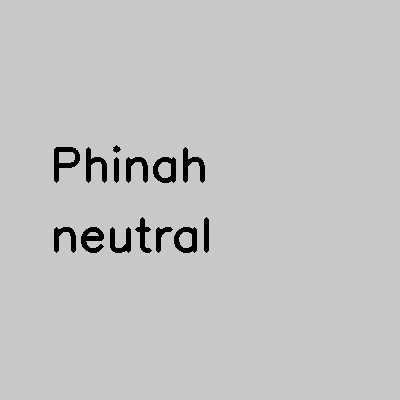
#> input picture Images/Phinah_neutral.jpg, 400 x 400 px
$ jupyter execute image_pipeline.ipynb
#> lines starting #> are read from the running program, lines starting #| are printed output that depends on the picture
# Image Processing Pipeline

Complete pipeline for facial image processing, augmentation, and feature extraction

[cell 1]
# Install required packages if not already installed
# Run this cell first if you get ModuleNotFoundError
import sys
import subprocess

def install_package(package):
    """Install a package using pip"""
    subprocess.check_call([sys.executable, "-m", "pip", "install", "--break-system-packages", package])

# List of required packages
required_packages = [
    "opencv-python",
    "numpy",
    "pandas",
    "matplotlib",
    "Pillow",
    "scikit-image",
    "scikit-learn"
]

# Check and install missing packages
missing_packages = []
for package in required_packages:
    try:
        pkg_name = package.replace("-", "_") if "-" in package else package
        __import__(pkg_name)
        print(f"✓ {package} is already installed")
    except ImportError:
        print(f"✗ {package} is missing - installing...")
        missing_packages.append(package)

if missing_packages:
    print(f"\nInstalling {len(missing_packages)} missing packages...")
    for package in missing_packages:
        try:
            install_package(package)
            print(f"✓ Successfully installed {package}")
        except Exception as e:
            print(f"✗ Failed to install {package}: {e}")
    print("\n✓ Installation complete! Please restart the kernel and run cells again.")
else:
    print("\n✓ All required packages are installed!")

[cell 2]
# Import the necessary libraries
import cv2
import numpy as np
import pandas as pd
from PIL import Image
import matplotlib.pyplot as plt
from pathlib import Path
import warnings
warnings.filterwarnings('ignore')

[cell 3]
# Configuration - Updated for local project structure
BASE_DIR = Path("Images")
AUG_DIR = BASE_DIR / "augmented"

# Create directories if they don't exist
BASE_DIR.mkdir(parents=True, exist_ok=True)
AUG_DIR.mkdir(parents=True, exist_ok=True)

# Define team members
team_members = ['Phinah', 'Sage', 'Ayomide', 'Carine']
expressions = ['neutral', 'smile', 'surprised']

# List available image files
image_files = []
for member in team_members:
    for expr in expressions:
        img_path = BASE_DIR / f"{member}_{expr}.jpg"
        if img_path.exists():
            image_files.append(img_path)

print(f"Found {len(image_files)} image files in {BASE_DIR}")
for img in image_files[:6]:  # Show first 6
    print(f"  - {img.name}")

## Image Loading and Display

[cell 4]
# Load and display a sample image
def load_image(image_path):
    """Load image from file"""
    img = cv2.imread(str(image_path))
    if img is None:
        raise ValueError(f"Could not load image: {image_path}")
    return cv2.cvtColor(img, cv2.COLOR_BGR2RGB)

# Example: Load Phinah's neutral image
sample_path = BASE_DIR / "Phinah_neutral.jpg"
if sample_path.exists():
    img = load_image(sample_path)
#> in load_image, img is the input picture: shape (400, 400, 3); min 0, max 208, mean 195.4
    plt.figure(figsize=(8, 8))
    plt.imshow(img)
    plt.title(f"Sample Image: {sample_path.name}")
    plt.axis('off')
    plt.show()
    print(f"Image shape: {img.shape}")
#| Image shape: (400, 400, 3)
else:
    print(f"Sample image not found: {sample_path}")

## Image Augmentation

[cell 5]
# Augmentation functions

def augment_rotation(image, angle=15):
    """Rotate image by specified angle"""
    height, width = image.shape[:2]
    center = (width // 2, height // 2)
    matrix = cv2.getRotationMatrix2D(center, angle, 1.0)
    rotated = cv2.warpAffine(image, matrix, (width, height))
    return rotated

def augment_flip(image, flip_code=1):
    """Flip image (0=vertical, 1=horizontal, -1=both)"""
    return cv2.flip(image, flip_code)

def augment_grayscale(image):
    """Convert to grayscale"""
    if len(image.shape) == 3:
        return cv2.cvtColor(image, cv2.COLOR_RGB2GRAY)
    return image

def augment_brightness(image, factor=1.5):
    """Adjust brightness"""
    bright = image.astype(np.float32) * factor
    bright = np.clip(bright, 0, 255).astype(np.uint8)
    return bright

def augment_noise(image, noise_level=25):
    """Add noise to image"""
    noise = np.random.randint(-noise_level, noise_level, image.shape, dtype=np.int16)
    noisy = image.astype(np.int16) + noise
    noisy = np.clip(noisy, 0, 255).astype(np.uint8)
    return noisy

print("✓ Augmentation functions defined")

[cell 6]
# Apply augmentations to a sample image
sample_path = BASE_DIR / "Phinah_neutral.jpg"
if sample_path.exists():
    original = load_image(sample_path)

    # Apply augmentations
    rotated = augment_rotation(original, angle=15)
#> in augment_rotation, `rotated = cv2.warpAffine(image, matrix, (width, height))`:
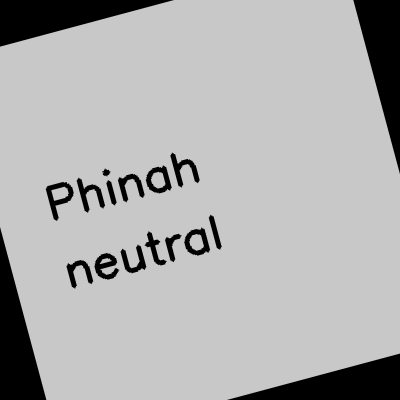
#> rotated: shape (400, 400, 3); min 0, max 205, mean 175.2
    flipped = augment_flip(original)
#> in augment_flip, `return cv2.flip(image, flip_code)`:
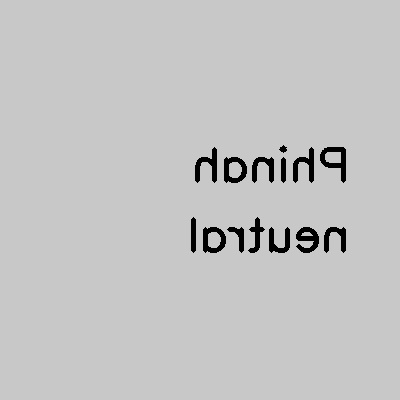
#> returned value: shape (400, 400, 3); min 0, max 208, mean 195.4
    grayscale = augment_grayscale(original)
    bright = augment_brightness(original, factor=1.3)
#> in augment_brightness, `bright = image.astype(np.float32) * factor`:
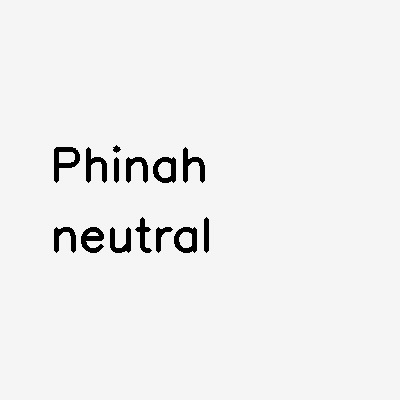
#> bright: shape (400, 400, 3) float32; min 0, max 270.4, mean 254; drawn with min black and max white
    noisy = augment_noise(original, noise_level=20)
#> in augment_noise, `noisy = image.astype(np.int16) + noise`:
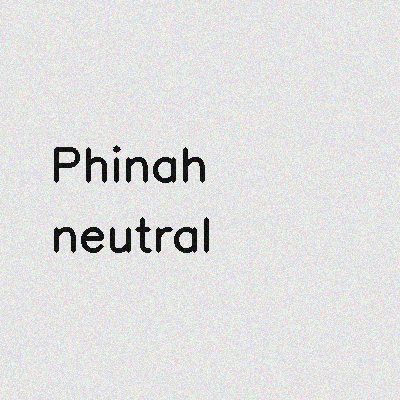
#> noisy: shape (400, 400, 3) int16; mean R, G, B 194.9, 194.8, 194.9; drawn with min black and max white

    # Display all versions
    fig, axes = plt.subplots(2, 3, figsize=(15, 10))
    axes[0, 0].imshow(original)
    axes[0, 0].set_title('Original')
    axes[0, 0].axis('off')

    axes[0, 1].imshow(rotated)
    axes[0, 1].set_title('Rotated (15°)')
    axes[0, 1].axis('off')

    axes[0, 2].imshow(flipped)
    axes[0, 2].set_title('Flipped')
    axes[0, 2].axis('off')

    axes[1, 0].imshow(grayscale, cmap='gray')
    axes[1, 0].set_title('Grayscale')
    axes[1, 0].axis('off')

    axes[1, 1].imshow(bright)
    axes[1, 1].set_title('Brightness Adjusted')
    axes[1, 1].axis('off')

    axes[1, 2].imshow(noisy)
    axes[1, 2].set_title('Noisy')
    axes[1, 2].axis('off')

    plt.tight_layout()
    plt.savefig('sample_images_display.png', dpi=150, bbox_inches='tight')
    plt.show()
    print("Display saved as 'sample_images_display.png'")

## Feature Extraction

[cell 7]
# Feature extraction functions
from skimage.feature import hog, local_binary_pattern

def extract_histogram_features(image):
    """Extract histogram features for each channel"""
    if len(image.shape) == 2:
        # Grayscale image
        hist = cv2.calcHist([image], [0], None, [256], [0, 256])
        return hist.flatten()
    else:
        # Color image - extract for each channel
        features = []
        for i in range(3):
            hist = cv2.calcHist([image], [i], None, [256], [0, 256])
            features.extend(hist.flatten())
        return np.array(features)

def extract_hog_features(image):
    """Extract HOG (Histogram of Oriented Gradients) features"""
    if len(image.shape) == 3:
        gray = cv2.cvtColor(image, cv2.COLOR_RGB2GRAY)
    else:
        gray = image

    # Resize to standard size for HOG
    gray_resized = cv2.resize(gray, (128, 128))

    # Extract HOG features
    features = hog(gray_resized, orientations=9, pixels_per_cell=(8, 8),
                   cells_per_block=(2, 2), feature_vector=True)
    return features

def extract_lbp_features(image, radius=3, n_points=24):
    """Extract LBP (Local Binary Pattern) features"""
    if len(image.shape) == 3:
        gray = cv2.cvtColor(image, cv2.COLOR_RGB2GRAY)
    else:
        gray = image

    # Extract LBP
    lbp = local_binary_pattern(gray, n_points, radius, method='uniform')

    # Calculate histogram
    hist, _ = np.histogram(lbp.ravel(), bins=n_points + 2, range=(0, n_points + 2))
    hist = hist.astype(float)
    hist /= (hist.sum() + 1e-7)  # Normalize

    return hist

def extract_color_moments(image):
    """Extract color moments (mean, std, skewness) for each channel"""
    if len(image.shape) == 2:
        image = image[:, :, np.newaxis]

    features = []
    for i in range(3):
        channel = image[:, :, i].flatten()
        mean = np.mean(channel)
        std = np.std(channel)
        skewness = np.mean(((channel - mean) / (std + 1e-7)) ** 3)
        features.extend([mean, std, skewness])

    return np.array(features)

print("✓ Feature extraction functions defined")

[cell 8]
# Extract features from a sample image
sample_path = BASE_DIR / "Phinah_neutral.jpg"
if sample_path.exists():
    img = load_image(sample_path)

    hist_features = extract_histogram_features(img)
#> after the loop in extract_histogram_features, `for i in range(3):`: features = 768 values, max 152105 at index 200, min 0 at index 9, mean 625
#> hist_features has the same summary as features in extract_histogram_features
    hog_features = extract_hog_features(img)
#> in extract_hog_features, `features = hog(gray_resized, orientations=9, pixels_per_cell=(8, 8), c..`: features = 8100 values, max 0.734 at index 5148, min 0 at index 0, mean 0.0236
#> hog_features has the same summary as features in extract_hog_features
    lbp_features = extract_lbp_features(img)
#> in extract_lbp_features, `lbp = local_binary_pattern(gray, n_points, radius, method='uniform')`:
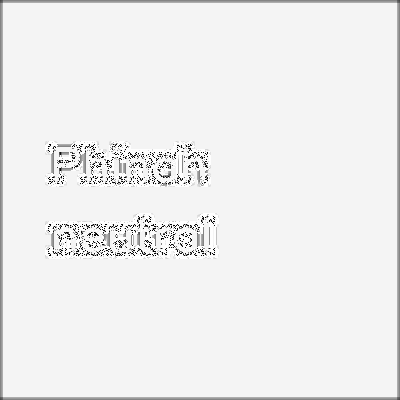
#> lbp: shape (400, 400) float64; min 0, max 25, mean 23.5; drawn with min black and max white
#> in extract_lbp_features, `hist, _ = np.histogram(lbp.ravel(), bins=n_points + 2, range=(0, n_poi..`: hist = 26 values, max 144907 at index 24, min 3 at index 5, mean 6153.8
#> in extract_lbp_features, `hist /= (hist.sum() + 1e-7)`: hist = 26 values, max 0.906 at index 24, min 1.87e-05 at index 5, mean 0.0385
#> lbp_features has the same summary as hist in extract_lbp_features
    color_moments = extract_color_moments(img)
#> after the loop in extract_color_moments, `for i in range(3):`: features = [195.4, 30.04, -6.33, 195.4, 30.04, -6.33, 195.4, 30.04, -6.33]
#> color_moments has the same summary as features in extract_color_moments

    print(f"Histogram features: {len(hist_features)} dimensions")
#| Histogram features: 768 dimensions
    print(f"HOG features: {len(hog_features)} dimensions")
#| HOG features: 8100 dimensions
    print(f"LBP features: {len(lbp_features)} dimensions")
#| LBP features: 26 dimensions
    print(f"Color moments: {len(color_moments)} dimensions")
#| Color moments: 9 dimensions
    print(f"\nTotal features: {len(hist_features) + len(hog_features) + len(lbp_features) + len(color_moments)}")
#| Total features: 8903

## Process All Images and Extract Features

[cell 9]
# Process all team member images
def process_member_images(member_name, expressions=['neutral', 'smile', 'surprised']):
    """Process all images for a team member"""
    features_list = []

    for expression in expressions:
        img_path = BASE_DIR / f"{member_name}_{expression}.jpg"

        if not img_path.exists():
            print(f"Warning: Image for {member_name} {expression} not found, skipping...")
            continue

        # Load original image
        original = load_image(img_path)

        # Apply augmentations
        rotated = augment_rotation(original, angle=15)
        flipped = augment_flip(original)
        grayscale = augment_grayscale(original)
        bright = augment_brightness(original, factor=1.3)
        noisy = augment_noise(original, noise_level=20)

        # Save augmented images
        aug_dir = AUG_DIR / member_name
        aug_dir.mkdir(parents=True, exist_ok=True)

        cv2.imwrite(str(aug_dir / f"{expression}_rotated.jpg"),
                   cv2.cvtColor(rotated, cv2.COLOR_RGB2BGR))
        cv2.imwrite(str(aug_dir / f"{expression}_flipped.jpg"),
                   cv2.cvtColor(flipped, cv2.COLOR_RGB2BGR))
        cv2.imwrite(str(aug_dir / f"{expression}_grayscale.jpg"), grayscale)
        cv2.imwrite(str(aug_dir / f"{expression}_bright.jpg"),
                   cv2.cvtColor(bright, cv2.COLOR_RGB2BGR))
        cv2.imwrite(str(aug_dir / f"{expression}_noisy.jpg"),
                   cv2.cvtColor(noisy, cv2.COLOR_RGB2BGR))

        # Process all versions (original + augmented)
        versions = [
            ('original', original),
            ('rotated', rotated),
            ('flipped', flipped),
            ('grayscale', cv2.cvtColor(grayscale, cv2.COLOR_GRAY2RGB) if len(grayscale.shape) == 2 else grayscale),
            ('bright', bright),
            ('noisy', noisy)
        ]

        for aug_type, img in versions:
            # Extract features
            hist_features = extract_histogram_features(img)
            hog_features = extract_hog_features(img)
            lbp_features = extract_lbp_features(img)
            color_moments = extract_color_moments(img)

            # Create feature dictionary
            feature_dict = {
                'member_name': member_name,
                'expression': expression,
                'augmentation': aug_type,
                'image_path': str(img_path)
            }

            # Add histogram features (reduced for CSV)
            hist_reduced = hist_features[::10]  # Sample every 10th value
            for i, val in enumerate(hist_reduced):
                feature_dict[f'hist_{i}'] = val

            # Add HOG features (reduced)
            hog_reduced = hog_features[::50]  # Sample every 50th value
            for i, val in enumerate(hog_reduced):
                feature_dict[f'hog_{i}'] = val

            # Add LBP features (reduced)
            lbp_reduced = lbp_features[::10]
            for i, val in enumerate(lbp_reduced):
                feature_dict[f'lbp_{i}'] = val

            # Add color moments
            for i, val in enumerate(color_moments):
                feature_dict[f'color_moment_{i}'] = val

            # Add mean and std intensity
            feature_dict['mean_intensity'] = np.mean(img)
            feature_dict['std_intensity'] = np.std(img)

            features_list.append(feature_dict)

    return features_list

print("✓ Processing function defined")

[cell 10]
# Process all team members
print("="*60)
print("IMAGE PROCESSING PIPELINE")
print("="*60)

all_features = []
for member in team_members:
    print(f"\nProcessing images for {member}...")
    member_features = process_member_images(member)
#> call 2 of augment_noise, with noise_level = 20
#> in augment_noise (call 2), `noisy = image.astype(np.int16) + noise`:
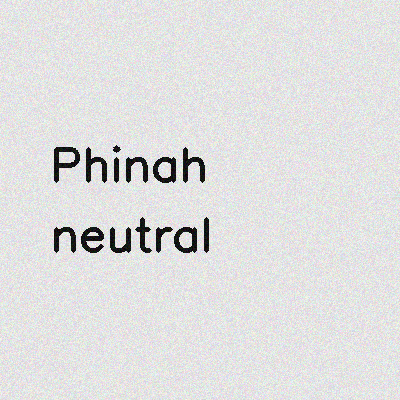
#> noisy: shape (400, 400, 3) int16; mean R, G, B 194.9, 194.9, 194.8; drawn with min black and max white
#> the loop in process_member_images, `for aug_type, img in versions:` made 6 passes
#> (aug_type, lbp_reduced) on passes 1 to 5: ('original', [0.00421, 0.0004, 0.000531]), ('rotated', [0.00369, 0.00102, 0.00109]), ('flipped', [0.00421, 0.0004, 0.000531]), ('grayscale', [0.00421, 0.0004, 0.000531]), ('bright', [0, 0.000681, 0.000887])
#> (aug_type, color_moments, lbp_reduced) on pass 6: ('noisy', [195, 31.49, -5.08, 195, 31.44, -5.08, 194.9, 31.46, -5.07], [0.1, 0.000456, 0.0012])
#> pass 2, in extract_hog_features (call 3), `gray_resized = cv2.resize(gray, (128, 128))`:
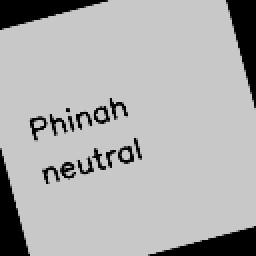
#> gray_resized: shape (128, 128) (shown 2 times larger); min 0, max 203, mean 175.2
#> pass 2, in extract_lbp_features (call 3), `lbp = local_binary_pattern(gray, n_points, radius, method='uniform')`:
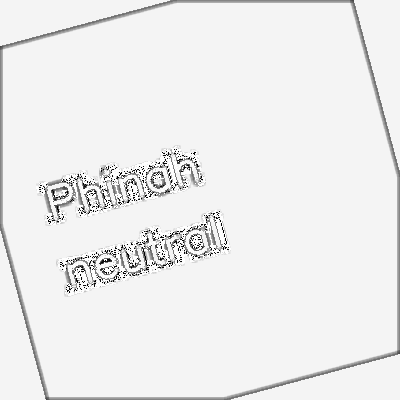
#> lbp: shape (400, 400) float64; min 0, max 25, mean 23.3; drawn with min black and max white
#> after the loop in process_member_images, `for aug_type, img in versions:`: features_list = 6 items
    if member_features:
        all_features.extend(member_features)
        print(f"  ✓ Processed {len(member_features)} image versions")
    else:
        print(f"  ✗ No features extracted for {member}.")

if all_features:
    df_features = pd.DataFrame(all_features)
    df_features.to_csv('image_features.csv', index=False)

    print(f"\n{'='*60}")
    print(f"Feature extraction complete!")
    print(f"Total samples processed: {len(all_features)}")
    print(f"Features saved to: image_features.csv")
    print(f"Shape: {df_features.shape}")
#| Shape: (6, 257)
